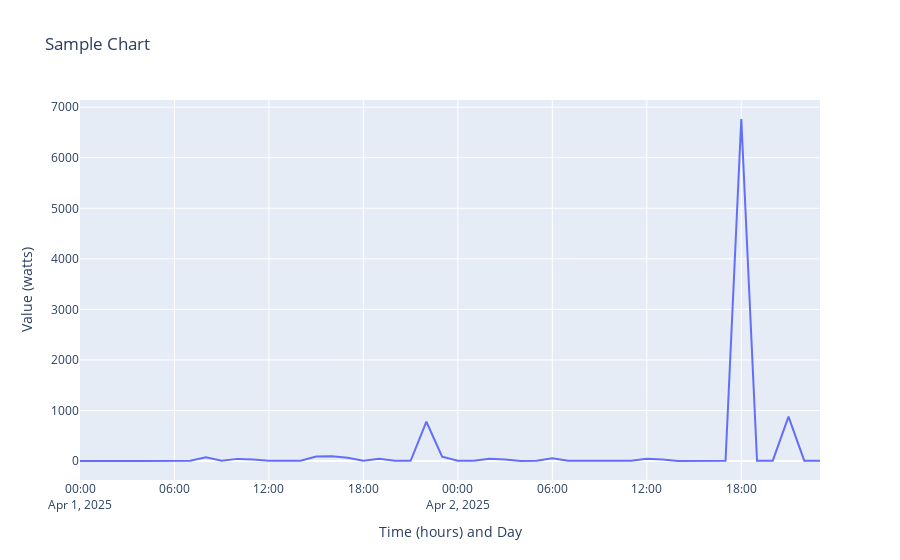

Notebook code for this chart:
### Code cell
import pandas as pd
import plotly.express as px
import nbformat as nbf

# Read the CSV file into a DataFrame
df = pd.read_csv("../../data/raw/sample-data.csv") 

# Combine the Date and Time columns into a single Timestamp column
df['Timestamp'] = pd.to_datetime(df['Date'] + ' ' + df['Time'])

# Drop the original Date and Time columns
df = df.drop(columns=['Date', 'Time'])

# Display the first few rows of the DataFrame
print(df.head()) 

fig = px.line(df, x='Timestamp', y='Value', title='Sample Chart', labels={'Timestamp': 'Time (hours) and Day', 'Value': 'Value (watts)'})
fig
